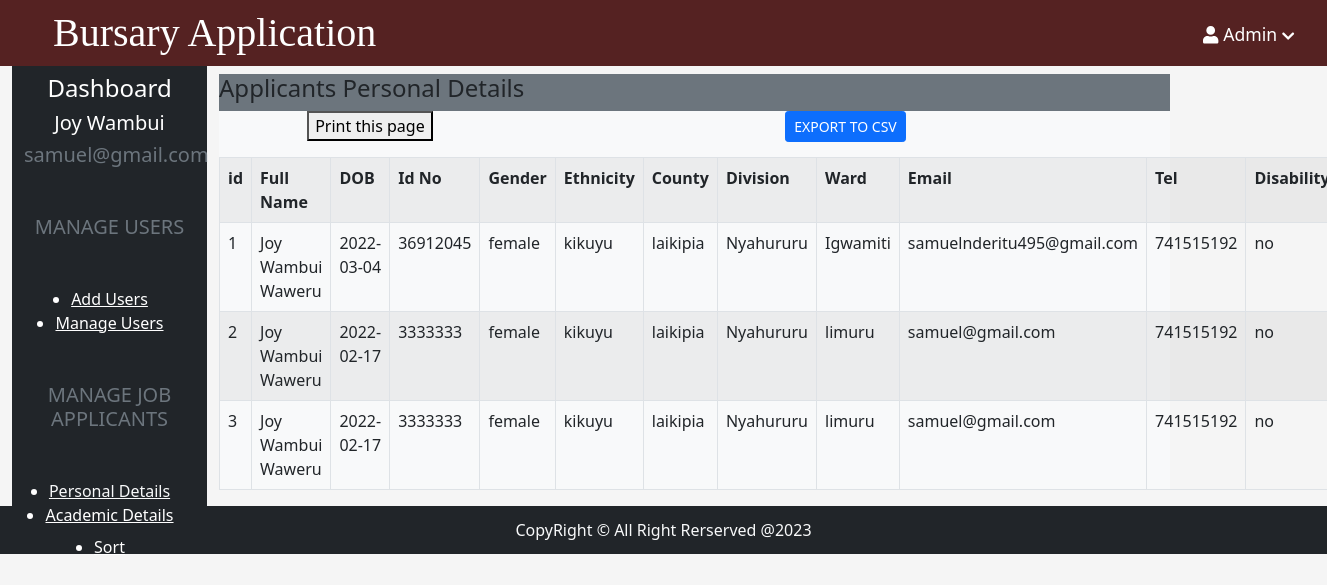
The page /personaldetails.php (signed in) on the database its author committed.
### tables this page shows
CREATE TABLE `personal_details` (
  `id` int(11) NOT NULL,
  `full_name` varchar(255) NOT NULL,
  `date_of_birth` varchar(255) NOT NULL,
  `id_number` int(255) NOT NULL,
  `sex` enum('male','female','other','') NOT NULL,
  `ethnicity` varchar(255) NOT NULL,
  `county` varchar(255) NOT NULL,
  `division` varchar(255) NOT NULL,
  `ward` varchar(255) NOT NULL,
  `email` varchar(255) NOT NULL,
  `tel` int(255) NOT NULL,
  `disability` enum('yes','no','','') NOT NULL,
  `time_stamp` timestamp NOT NULL DEFAULT current_timestamp() ON UPDATE current_timestamp()
);

### personaldetails.php (the view, shortened to what this page needs)
<?php  include('./app/includes/header.php')?>
<?php include('./app/includes/servernavbar.php')?>
<?php include('./admin.php')?>
<?php include("./controllers/connect.php")?>
<div class="col-md-10 ">
                <div class="view_body bg-secondary">
                    <div class="view_body_header my-2">
                        <h4 class="text-left text-dark my-2">Applicants Personal Details</h4>
                    </div>
                    <div class="view_body_body bg-light my-2">
                      <div class="bg-light">
                      <?php
                                  $sql = "SELECT id, full_name, date_of_birth, id_number, sex, ethnicity, county, division, ward, email, tel, disability FROM personal_details";
                                  $stmt = $conn->prepare($sql);
                                  $stmt->execute();
                            ?>
                            <div class="d-flex">
                            <p> <button onclick="window.printpart()">Print this page</button></p>
                           <p > <form action="./csv/personaldetails_csv.php" method="post">
                              <button type="submit" name="submit"class="btn btn-sm btn-primary text-white">EXPORT TO CSV</button>
                            </form></p>
                            </div>
                            <div id="top_print">
                          <table class="table table-striped  table-responsive table-condensed table-hover table-bordered" id="table" style="width:50%" name="test.csv">
                              <tr>
                                  <th>id</th>
                                  <th>Full Name</th>
                                  <th>DOB</th>
                                  <th>Id No</th>
                                  <th>Gender</th>
                                  <th>Ethnicity</th>
                                  <th>County</th>
                                  <th>Division</th>
                                  <th>Ward</th>
                                  <th>Email</th>
                                  <th>Tel</th>
                                  <th>Disability</th>
                             </tr>
                                <?php
                                 $result= mysqli_stmt_get_result($stmt);
                                 $num= mysqli_num_rows($result);
                                 if($num > 0){
                                      while($rows=mysqli_fetch_assoc($result)){?>
                                        <tr>
                                        <td><?php echo $rows['id']?></td>
                                        <td><?php echo $rows['full_name']?></td>
                                        <td><?php echo $rows['date_of_birth']?></td>
                                        <td><?php echo $rows['id_number']?></td>
                                        <td><?php echo $rows['sex']?></td>
                                        <td><?php echo $rows['ethnicity']?></td>
                                        <td><?php echo $rows['county']?></td>
                                        <td><?php echo $rows['division']?></td>
                                        <td><?php echo $rows['ward']?></td>
                                        <td><?php echo $rows['email']?></td>
                                        <td><?php echo $rows['tel']?></td>
                                        <td><?php echo $rows['disability']?></td>
                                    </tr>
                                    <?php
                                    }
                                 }else{
                                     header('location:manageUsers.php?error=norecord');
                                     exit();
                                 }
                                ?>
                            </table>
                                </div>
                      </div>
                    </div>
  </div>
 </div>
 <?php include('./adminfooter.php')?>

### assets/css/style.css (style rules this page uses)
* { margin: 0 auto; padding: 0 auto; box-sizing: border-box; }
body { background-color: #f5f5f5; overflow:scroll; }
#table { overflow-x: scroll; overflow-y: scroll; }

### rows shown on the page
personal_details: id "1", full_name "Joy Wambui Waweru", date_of_birth "2022-03-04", id_number "36912045", sex "female", ethnicity "kikuyu", county "laikipia", division "Nyahururu", ward "Igwamiti", email "samuelnderitu495@gmail.com", tel "741515192", disability "no"
personal_details: id "2", full_name "Joy Wambui Waweru", date_of_birth "2022-02-17", id_number "3333333", sex "female", ethnicity "kikuyu", county "laikipia", division "Nyahururu", ward "limuru", email "samuel@gmail.com", tel "741515192", disability "no"
personal_details: id "3", full_name "Joy Wambui Waweru", date_of_birth "2022-02-17", id_number "3333333", sex "female", ethnicity "kikuyu", county "laikipia", division "Nyahururu", ward "limuru", email "samuel@gmail.com", tel "741515192", disability "no"

### other values the page prints
$_SESSION['name'] "Joy Wambui"
$_SESSION['email'] "samuel@gmail.com"
